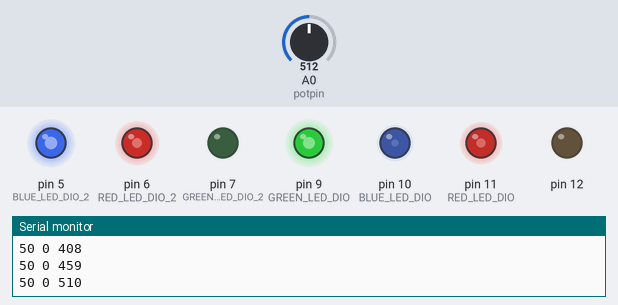
The sketch below on a simulated Arduino Uno, built with avr-gcc and run on an emulated ATmega328P. Parts: output pins drawn as LEDs (lit = HIGH), the last lines printed to the serial monitor. The test bench sets the inputs (shaded band); at power-on: A0 (potpin) = 512.

Above: at 1.2 s.
1.3 s: A0 (potpin) set to 900
At 1.51 s:
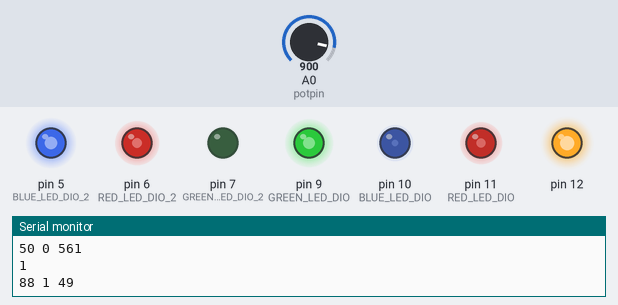
4.3 s: A0 (potpin) set to 570
7.3 s: A0 (potpin) set to 548
At 9.02 s:
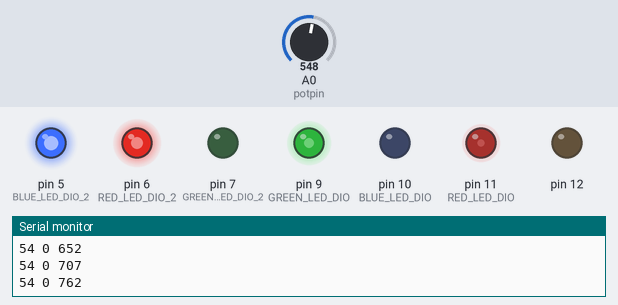
10.3 s: A0 (potpin) set to 478
At 13.16 s:
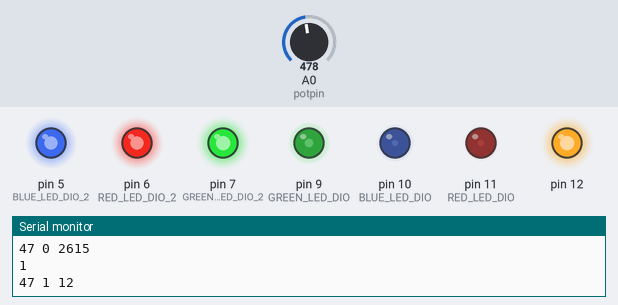
13.3 s: A0 (potpin) set to 446
16.3 s: A0 (potpin) set to 0
At 17.95 s:
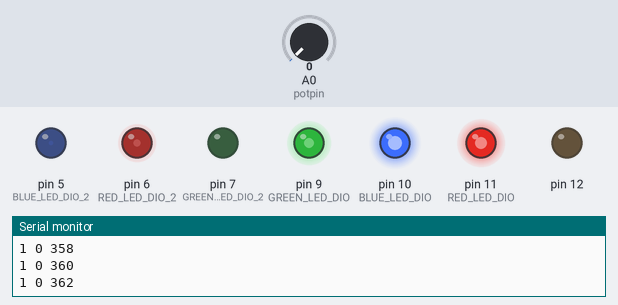
Timing chart, 0 to 28.3 s (numbered marks = the images above; inputs shaded):
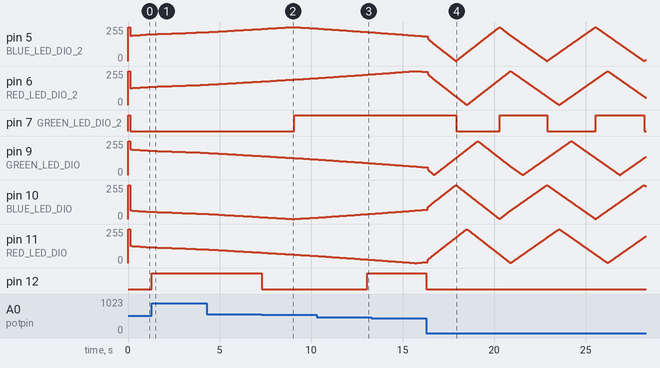

Measured:
- the behaviour switches between 558 and 557 on A0 (potpin) (found by bisection; images 1 and 2)
- after the input at 1.3 s, pin 12: LOW → HIGH at once
- after the input at 10.3 s, pin 12: LOW → HIGH after 2.8 s instead of 2.0 s
- after the input at 16.3 s, pin 7 (GREEN_LED_DIO_2): alternates HIGH for 2.6 s and LOW for 2.5 s, starting after 1.6 s

The sketch:

rgb_led_lamp.ino
```cpp
#define BLUE_LED_DIO 10     /* Select the DIO for driving the BLUE LED */
#define RED_LED_DIO 11       /* Select the DIO for driving the RED LED */
#define GREEN_LED_DIO 9    /* Select the DIO for driving the GREEN LED */

#define BLUE_LED_DIO_2 5     /* Select the DIO for driving the BLUE LED */
#define RED_LED_DIO_2 6       /* Select the DIO for driving the RED LED */
#define GREEN_LED_DIO_2 7    /* Select the DIO for driving the GREEN LED */

int RedColor,BlueColor,GreenColor = 255;
int incRed,incBlue,incGreen = 0;
int potpin = 0;  // analog pin used to connect the potentiometer
int val;    // variable to read the value from the analog pin
int xcounter = 0;
int xcounter2 = 0;
int xstate = 0;

void setup() {
  Serial.begin(9600);

  pinMode(BLUE_LED_DIO, OUTPUT);
  pinMode(RED_LED_DIO, OUTPUT);
  pinMode(GREEN_LED_DIO, OUTPUT);

  analogWrite(BLUE_LED_DIO, 255);
  analogWrite(RED_LED_DIO, 255);
  analogWrite(GREEN_LED_DIO, 255);

  pinMode(BLUE_LED_DIO_2, OUTPUT);
  pinMode(RED_LED_DIO_2, OUTPUT);
  pinMode(GREEN_LED_DIO_2, OUTPUT);

  analogWrite(BLUE_LED_DIO, 255);
  analogWrite(RED_LED_DIO, 255);
  analogWrite(GREEN_LED_DIO, 255);

  analogWrite(BLUE_LED_DIO_2, 255);
  analogWrite(RED_LED_DIO_2, 255);
  analogWrite(GREEN_LED_DIO_2, 255);

  pinMode(12, OUTPUT);
  digitalWrite(12,0);

  RedColor = 128;
  BlueColor = 64;
  GreenColor = 192;
  Serial.begin(9600);

}

void loop() {
  val = analogRead(potpin);            // reads the value of the potentiometer (value between 0 and 1023)
  val = map(val, 0, 1023, 1, 100);     // scale it to use it with the servo (value between 0 and 180)
//  Serial.println(val);

  xcounter++;
  if ((xcounter>(val*50)) && (xstate==1)) { xstate = 0; digitalWrite(12,xstate); xcounter=0; Serial.println("0"); }
  if ((xcounter>((100-val)*50)) && (xstate==0)) { xstate = 1; digitalWrite(12,xstate); xcounter=0; Serial.println("1"); }

  xcounter2++;
  if (xcounter2>val)
  {
      Serial.print(val);
      Serial.print(" ");
      Serial.print(xstate);
      Serial.print(" ");
      Serial.println(xcounter);
      xcounter2=0;
      analogWrite(RED_LED_DIO, RedColor);
      analogWrite(RED_LED_DIO_2, 255-RedColor);
      if (incRed==0) {  RedColor -=1; } else { RedColor +=1; }
      if (RedColor<=0) { incRed=1; } else
      if (RedColor>=255) { incRed=0; }

      analogWrite(GREEN_LED_DIO, GreenColor);
      analogWrite(GREEN_LED_DIO_2, 255-GreenColor);
      if (incGreen==0) {  GreenColor -=1; } else { GreenColor +=1; }
      if (GreenColor<=0) { incGreen=1; } else
      if (GreenColor>=255) { incGreen=0; }

      analogWrite(BLUE_LED_DIO, BlueColor);
      analogWrite(BLUE_LED_DIO_2, 255-BlueColor);
      if (incBlue==0) {  BlueColor -=1; } else { BlueColor +=1; }
      if (BlueColor<=0) { incBlue=1; } else
      if (BlueColor>=255) { incBlue=0; }
  }
      delay(2);
}
```
